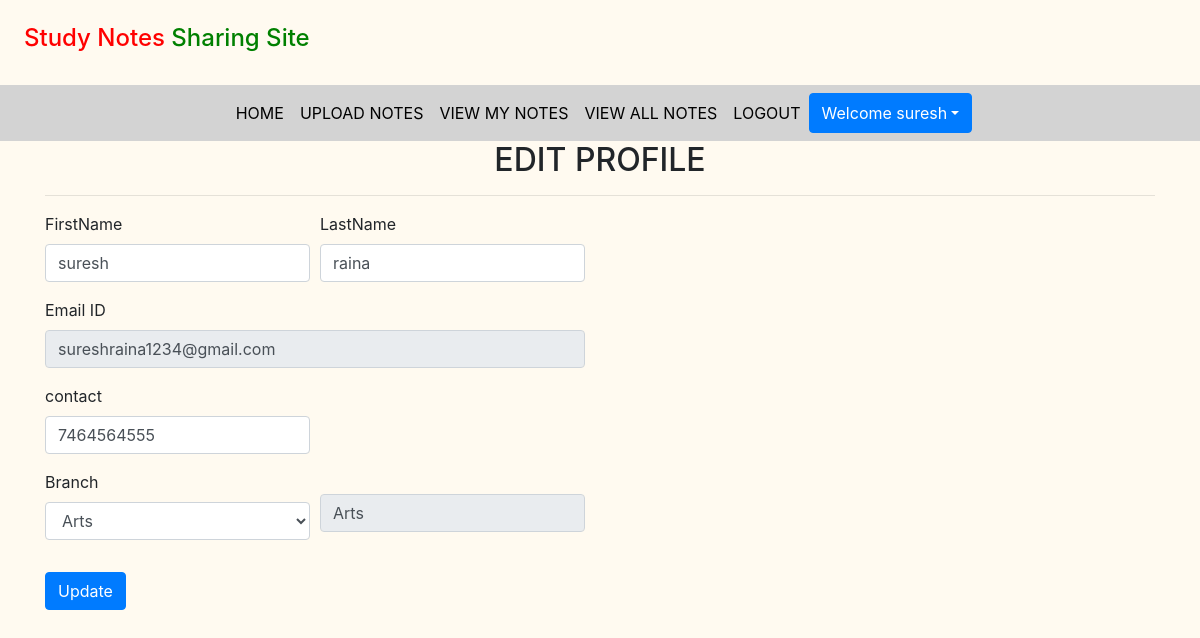
Page /edit_profile (signed in) on the committed database.
### notes/models.py (models this page shows, shortened)
class Signup(models.Model):
    user=models.ForeignKey(User,on_delete=models.CASCADE)
    contact=models.CharField(max_length=10)
    branch = models.CharField(max_length=30)
    role = models.CharField(max_length=15)

### notes/views.py (the view, shortened to what this page needs)
# urls.py: path('edit_profile',edit_profile, name='edit_profile'),
def edit_profile(request):
    if not request.user.is_authenticated:
        return redirect('login')
    user=User.objects.get(id=request.user.id) # here we get the user data stored in user module
    data = Signup.objects.get(user=user) # here we get the signup data stored in signup module
    error=False
    d={'data':data,'user':user,'error':error}
    return render(request,'edit_profile.html',d)

### notes/template/edit_profile.html (shortened to what this page needs)
{% extends 'usernavigation.html'%}
{% load static %}
{% block body %}
<DIV class="container">
    <h2 class="text-center">EDIT PROFILE</h2>
    <hr>
    <DIV class="row">
        <div class="col-sm-6">
        <form method="post">
            <div class="form-row">
                <div class="form-group col-sm-6">
                    <label>FirstName</label>
                    <input type="text" class="form-control" value="{{data.user.first_name}}" name="firstname">
                </div>
                <div class="form-group col-md-6">
                    <label>LastName</label>
                    <input type="text" class="form-control" value="{{data.user.last_name}}" name="lastname">
                </div>
            </div>
                <div class="form-row">
                <div class="form-group col-md-12">
                    <label>Email ID</label>
                    <input type="text" class="form-control" value="{{data.user.username}}" name="emailid" readonly>
                </div>
                 </div>
                 <div class="form-row">
                <div class="form-group col-md-6">
                    <label>contact</label>
                    <input type="text" class="form-control" value="{{data.contact}}" name="contact">
                </div>
                 </div>
                  <div class="form-row">
                <div class="form-group col-md-6">
                    <label>Branch</label>
                    <select name="branch" class="form-control">
                        <option value="{{data.branch}}">{{data.branch}}</option>
                    </select>
                </div>
                      <div class="form-group col-md-6 mt-4">
                          <input type="text" value="{{data.branch}}" class="form-control" readonly>
                      </div>
                 </div>
                      <input type="submit" value="Update" class="btn btn-primary mt-3">
            </form>
        </div>
    </DIV>
</div>
{% endblock %}

### notes/template/usernavigation.html (shortened to what this page needs)
<!DOCTYPE html>
<html lang="en">
<head>
    {% load static %}
  <link rel="stylesheet" href="https://maxcdn.bootstrapcdn.com/bootstrap/4.3.1/css/bootstrap.min.css">
  <link rel="stylesheet" href="https://use.fontawesome.com/releases/v5.6.3/css/all.css"></head>
 <link rel="stylesheet" href="{%static 'css/mystyle.css'%}">
<body>
<h4 style="padding:2%">
    <span style="color:red">Study Notes</span> <span style="color:green">Sharing Site</span>
</h4>
<nav class="navbar navbar-expand-sm justify-content-center" style="background-color: lightgrey">
<ul class="navbar-nav">
    <li class="navbar-item">
        <a class="nav-link" href="{% url 'profile'%}">HOME</a>
    </li>
    <li class="navbar-item">
        <a class="nav-link" href="{% url 'upload_notes'%}">UPLOAD NOTES</a>
    </li>
    <li class="navbar-item">
        <a class="nav-link" href="{% url 'view_mynotes'%}">VIEW MY NOTES</a>
    </li>
    <li class="navbar-item">
        <a class="nav-link" href="{% url 'viewallnotes'%}">VIEW ALL NOTES</a>
    </li>
    <li class="navbar-item">
        <a class="nav-link" href="{% url 'logout'%}">LOGOUT</a>
    </li>
    <div class="btn-group">
        <button type="button" class="btn btn-primary dropdown-toggle" data-toggle="dropdown"> Welcome {{request.user.first_name}}</button>
    </div>
</ul>
</nav>
</body>
</html>
{% block body%}
{% endblock %}

### notes/static/css/mystyle.css (style rules this page uses)
body { padding:0; margin:0; background-color:floralwhite; }
.nav-link { color:black }

### rows in the picture
Signup: firstname "suresh", lastname "raina", emailid "sureshraina1234@gmail.com", contact "7464564555", branch "Arts"

### other values in the picture
{{ request.user.first_name }} "suresh"
